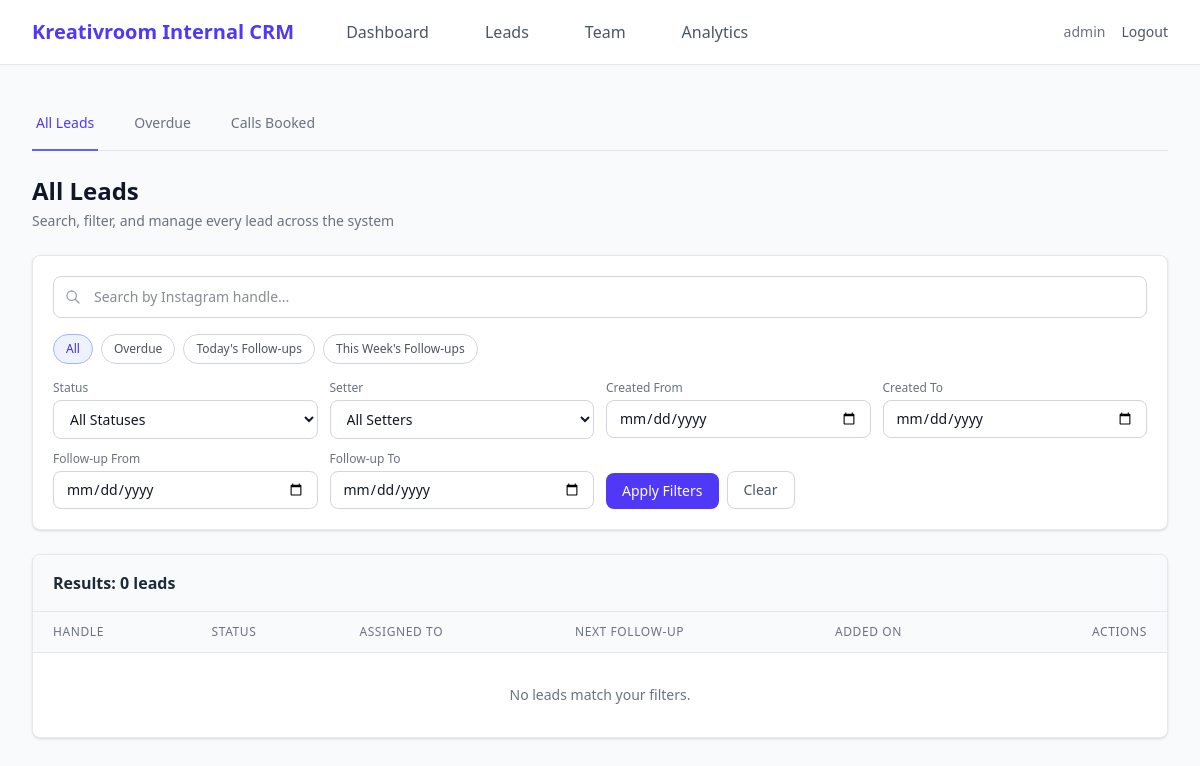
The page /admin/leads (signed in) on the database as committed earlier.
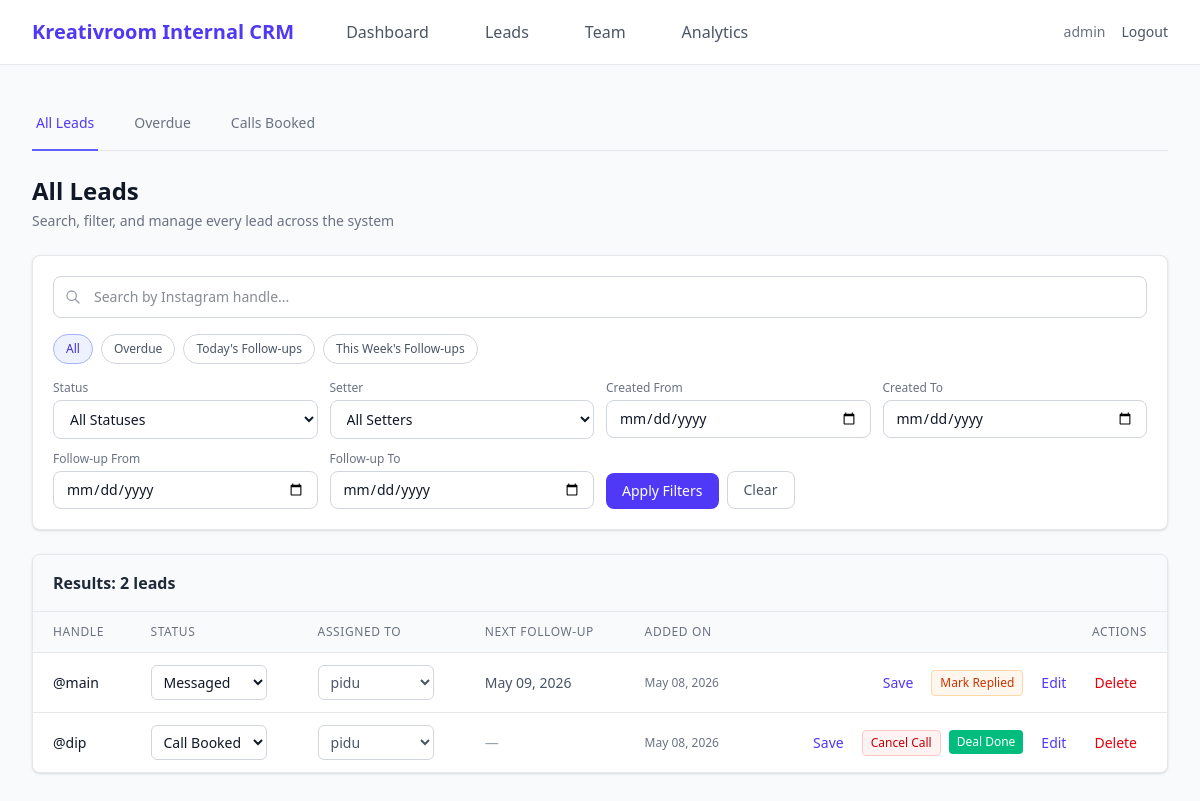
The same page on the database as committed later.
### instagram_crm/models.py (models this page shows, shortened)
class Lead(db.Model):
    __tablename__ = "leads"
    STATUSES = ["new_lead", "messaged", "replied", "interested", "call_booked", "deal_done"]
    id               = db.Column(db.Integer, primary_key=True)
    instagram_handle = db.Column(db.String(255), unique=True, nullable=False)
    status           = db.Column(db.String(50), default="new_lead", nullable=False, index=True)
    prev_status      = db.Column(db.String(50), nullable=True)   # ← restored on cancel-call
    assigned_to      = db.Column(db.Integer, db.ForeignKey("users.id"), nullable=True, index=True)
    last_contacted   = db.Column(db.DateTime, nullable=True)
    next_followup    = db.Column(db.Date, nullable=True, index=True)
    notes            = db.Column(db.Text, nullable=True)
    created_at       = db.Column(db.DateTime, default=datetime.utcnow)
    call       = db.relationship("Call", backref="lead", uselist=False,
                                 cascade="all, delete-orphan")
    activities = db.relationship("Activity", backref="lead", lazy="dynamic")

class User(UserMixin, db.Model):
    __tablename__ = "users"
    id            = db.Column(db.Integer, primary_key=True)
    username      = db.Column(db.String(255), unique=True, nullable=False)
    password_hash = db.Column(db.String(255), nullable=False)
    role          = db.Column(db.String(50), default="setter")
    last_login    = db.Column(db.DateTime, nullable=True)
    created_at    = db.Column(db.DateTime, default=datetime.utcnow)
    leads      = db.relationship("Lead", backref="setter", lazy="dynamic")
    activities = db.relationship("Activity", backref="user", lazy="dynamic")
    @property
    def is_admin(self) -> bool:
        return self.role == "admin"

### instagram_crm/admin.py (the view, shortened to what this page needs)
@admin_bp.route("/leads")
@admin_required
def all_leads():
    today = date.today()
    status_filter = request.args.get("status", "").strip()
    setter_filter = request.args.get("setter", "").strip()
    search_query  = request.args.get("q", "").strip()
    date_from     = request.args.get("date_from", "").strip()
    date_to       = request.args.get("date_to", "").strip()
    fup_from      = request.args.get("fup_from", "").strip()
    fup_to        = request.args.get("fup_to", "").strip()
    quick         = request.args.get("quick", "").strip()
    query = Lead.query
    if search_query:
        query = query.filter(Lead.instagram_handle.ilike(f"%{search_query}%"))
    if status_filter and status_filter in Lead.STATUSES:
        query = query.filter_by(status=status_filter)
    if setter_filter:
        try:
            query = query.filter_by(assigned_to=int(setter_filter))
        except ValueError:
            pass
    if date_from:
        try:
            df = datetime.strptime(date_from, "%Y-%m-%d")
            query = query.filter(Lead.created_at >= df)
        except ValueError:
            pass
    if date_to:
        try:
            dt = datetime.strptime(date_to, "%Y-%m-%d") + timedelta(days=1)
            query = query.filter(Lead.created_at < dt)
        except ValueError:
            pass
    if fup_from:
        try:
            ff = datetime.strptime(fup_from, "%Y-%m-%d").date()
            query = query.filter(Lead.next_followup >= ff)
        except ValueError:
            pass
    if fup_to:
        try:
            ft = datetime.strptime(fup_to, "%Y-%m-%d").date()
            query = query.filter(Lead.next_followup <= ft)
        except ValueError:
            pass
    leads   = query.options(joinedload(Lead.setter), joinedload(Lead.call)).order_by(Lead.created_at.desc()).all()
    setters = User.query.order_by(User.username).all()
    setter_stats = defaultdict(lambda: {"total": 0, "calls": 0})
    for lead in Lead.query.all():
        if lead.assigned_to:
            setter_stats[lead.assigned_to]["total"] += 1
            if lead.status == "call_booked":
                setter_stats[lead.assigned_to]["calls"] += 1
    return render_template(
        "admin/all_leads.html",
        leads=leads,
        setters=setters,
        status_filter=status_filter,
        setter_filter=setter_filter,
        search_query=search_query,
        date_from=date_from,
        date_to=date_to,
        fup_from=fup_from,
        fup_to=fup_to,
        quick=quick,
        STATUS_LABELS=STATUS_LABELS,
        setter_stats=setter_stats,
        today=today,
    )

### instagram_crm/admin.py (called while the page is built)
def admin_required(fn):
    from functools import wraps
    @wraps(fn)
    @login_required
    def wrapper(*args, **kwargs):
        if not current_user.is_admin:
            abort(403)
        return fn(*args, **kwargs)
    return wrapper

### instagram_crm/templates/admin/all_leads.html (shortened to what the changed rows need)
{% extends "base.html" %}
{% from "_components/macros.html" import status_badge, status_btns with context %}
{% block content %}
<div class="mb-6 flex justify-between items-center">
  <div>
    <h1 class="text-2xl font-bold text-gray-900">All Leads</h1>
  </div>
</div>
<div class="bg-white border border-gray-200 rounded-lg shadow-sm overflow-hidden">
  <div class="px-5 py-4 border-b border-gray-200 bg-gray-50 flex justify-between items-center">
    <h2 class="font-semibold text-gray-800">Results: {{ leads|length }} lead{% if leads|length != 1 %}s{% endif %}</h2>
  </div>
  <div class="overflow-x-auto">
    <table class="min-w-full divide-y divide-gray-200 text-sm text-left">
      <thead class="bg-gray-50 text-gray-500 uppercase tracking-wider text-xs">
        <tr>
          <th class="px-5 py-3 font-medium">Handle</th>
          <th class="px-5 py-3 font-medium">Status</th>
          <th class="px-5 py-3 font-medium">Assigned To</th>
          <th class="px-5 py-3 font-medium">Next Follow-up</th>
          <th class="px-5 py-3 font-medium">Added On</th>
          <th class="px-5 py-3 font-medium text-right">Actions</th>
        </tr>
      </thead>
      <tbody class="divide-y divide-gray-200 bg-white">
        {% for lead in leads %}
        <tr class="hover:bg-gray-50">
          <td class="px-5 py-3 font-medium text-gray-900">@{{ lead.instagram_handle }}</td>
          <td class="px-5 py-3">
            <select name="status" form="override-lead-{{ lead.id }}"
              class="px-2 py-1.5 rounded-md border border-gray-300 text-sm bg-white focus:outline-none focus:ring-2 focus:ring-indigo-500">
              {% for s in ['new_lead', 'messaged', 'replied', 'interested', 'call_booked', 'deal_done'] %}
              <option value="{{ s }}" {% if lead.status == s %}selected{% endif %}>{{ s.replace('_', ' ').title() }}</option>
              {% endfor %}
            </select>
          </td>
          <td class="px-5 py-3 text-gray-600">
            <select name="assigned_to" form="override-lead-{{ lead.id }}"
              class="px-2 py-1.5 rounded-md border border-gray-300 text-sm bg-white focus:outline-none focus:ring-2 focus:ring-indigo-500">
              {% for setter in setters %}
              <option value="{{ setter.id }}" {% if lead.assigned_to == setter.id %}selected{% endif %}>
                {{ setter.username }}
              </option>
              {% endfor %}
            </select>
          </td>
          <td class="px-5 py-3 text-gray-600">
            {% if lead.next_followup %}
              {% if lead.next_followup < today %}
                <span class="text-red-600 font-medium">{{ lead.next_followup.strftime('%b %d, %Y') }}</span>
              {% elif lead.next_followup == today %}
                <span class="text-yellow-600 font-medium">{{ lead.next_followup.strftime('%b %d, %Y') }}</span>
              {% else %}
                {{ lead.next_followup.strftime('%b %d, %Y') }}
              {% endif %}
            {% else %}
              <span class="text-gray-400">&mdash;</span>
            {% endif %}
          </td>
          <td class="px-5 py-3 text-gray-500 text-xs">
            {{ lead.created_at.strftime('%b %d, %Y') }}
          </td>
          <td class="px-5 py-3 text-right">
            <div class="flex items-center justify-end gap-2 whitespace-nowrap">
              <button type="submit" form="override-lead-{{ lead.id }}" class="inline-flex items-center px-2.5 py-1.5 rounded-md text-indigo-600 hover:bg-indigo-50 hover:text-indigo-900 font-medium">
                Save
              </button>
              {{ status_btns(lead) }}
              <a href="{{ url_for('crm.edit_lead', lead_id=lead.id) }}" class="inline-flex items-center px-2.5 py-1.5 rounded-md text-indigo-600 hover:bg-indigo-50 hover:text-indigo-900 font-medium">Edit</a>
              <form method="POST" action="{{ url_for('crm.delete_lead', lead_id=lead.id) }}" onsubmit="return confirm('Are you sure you want to delete this lead?');" class="inline-flex">
                <button type="submit" class="inline-flex items-center px-2.5 py-1.5 rounded-md text-red-600 hover:bg-red-50 hover:text-red-900 font-medium">Delete</button>
              </form>
            </div>
          </td>
        </tr>
        {% else %}
        <tr>
          <td colspan="6" class="px-5 py-8 text-center text-gray-500">No leads match your filters.</td>
        </tr>
        {% endfor %}
      </tbody>
    </table>
  </div>
</div>
{% endblock %}

### instagram_crm/templates/_components/macros.html (shortened to what this page needs)
{% macro status_btns(lead) %}
  <div class="flex gap-2">
    {% if lead.status == 'new_lead' %}
      <form method="POST" action="{{ url_for('crm.update_status', lead_id=lead.id, new_status='messaged') }}">
        <button class="text-xs bg-purple-50 text-purple-700 border border-purple-200 hover:bg-purple-100 px-2 py-1 rounded">Mark Messaged</button>
      </form>
    {% elif lead.status == 'messaged' %}
      <form method="POST" action="{{ url_for('crm.update_status', lead_id=lead.id, new_status='replied') }}">
        <button class="text-xs bg-orange-50 text-orange-700 border border-orange-200 hover:bg-orange-100 px-2 py-1 rounded">Mark Replied</button>
      </form>
    {% elif lead.status == 'replied' %}
      <form method="POST" action="{{ url_for('crm.update_status', lead_id=lead.id, new_status='interested') }}">
        <button class="text-xs bg-green-50 text-green-700 border border-green-200 hover:bg-green-100 px-2 py-1 rounded">Mark Interested</button>
      </form>
    {% elif lead.status == 'interested' %}
      <a href="{{ url_for('crm.book_call', lead_id=lead.id) }}" class="text-xs bg-yellow-500 text-white hover:bg-yellow-600 px-2 py-1 rounded">Book Call</a>
    {% elif lead.status == 'call_booked' %}
      <form method="POST" action="{{ url_for('crm.cancel_call', lead_id=lead.id) }}">
        <button class="text-xs bg-red-50 text-red-700 border border-red-200 hover:bg-red-100 px-2 py-1 rounded" onclick="return confirm('Cancel this call?');">Cancel Call</button>
      </form>
      {% if current_user.is_admin %}
      <form method="POST" action="{{ url_for('admin.mark_deal_done', lead_id=lead.id) }}">
        <button class="text-xs bg-emerald-500 text-white hover:bg-emerald-600 px-2 py-1 rounded">Deal Done</button>
      </form>
      {% endif %}
    {% endif %}
  </div>
{% endmacro %}

Rows that differ between the two databases and show on the page:
added Lead: instagram_handle "main", status "Messaged", assigned_to "pidu", next_followup "May 09, 2026", created_at "May 08, 2026"
added Lead: instagram_handle "dip", status "Call Booked", assigned_to "pidu", created_at "May 08, 2026"
Other text that changed with them:
{{ leads|length }}: "0" → "2"
text no longer shown: "No leads match your filters."
